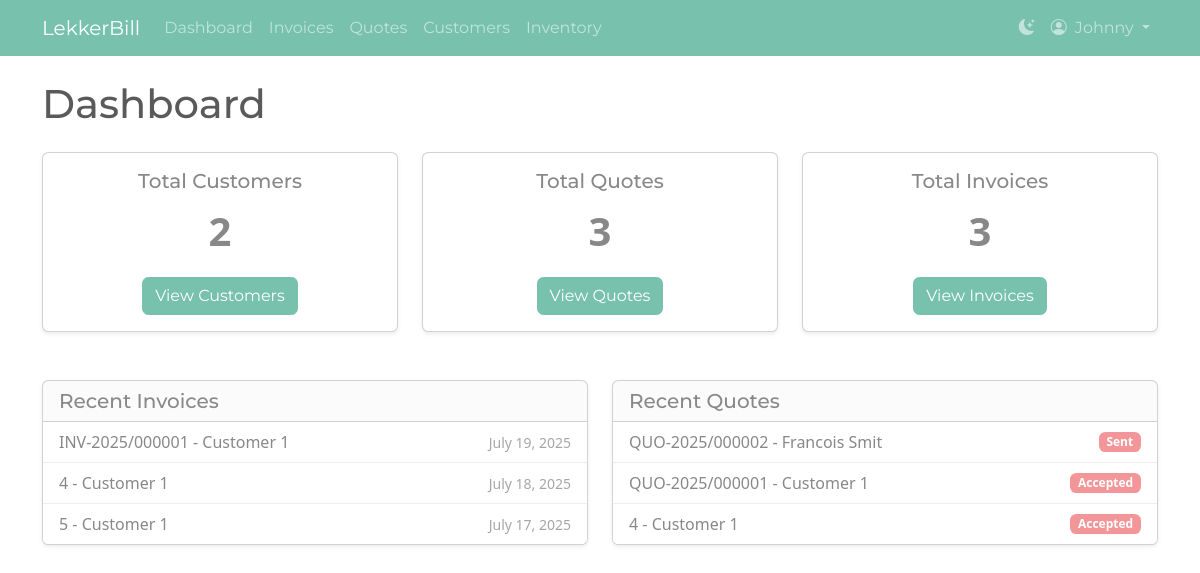
The page / (signed in) on the database its author committed.
### invoices/models.py (models this page shows, shortened)
class Invoice(models.Model):
    STATUS_CHOICES = [
        ('proforma', 'Proforma'),
        ('unpaid', 'Unpaid'),
        ('paid', 'Paid'),
    ]
    invoice_number = models.CharField(max_length=50, blank=True, null=True)
    status = models.CharField(max_length=20, choices=STATUS_CHOICES, default='unpaid')
    tax_rate = models.DecimalField(max_digits=5, decimal_places=2, default=Decimal('0.00'))
    user = models.ForeignKey(User, on_delete=models.CASCADE)
    customer = models.ForeignKey(Customer, on_delete=models.CASCADE)
    invoice_date = models.DateField()
    due_date = models.DateField()
    description = models.TextField(blank=True, null=True)
    created_at = models.DateTimeField(auto_now_add=True)
    updated_at = models.DateTimeField(auto_now=True)
    uuid = models.UUIDField(default=uuid.uuid4, editable=False, unique=True)
    def get_absolute_url(self):
        return reverse('invoice_detail', kwargs={'invoice_id': self.id})

class Customer(models.Model):
    user = models.ForeignKey(User, on_delete=models.CASCADE)
    name = models.CharField(max_length=100)
    email = models.EmailField()
    phone = models.CharField(max_length=20)
    created_at = models.DateTimeField(auto_now_add=True)
    updated_at = models.DateTimeField(auto_now=True)

class Quote(models.Model):
    quote_number = models.CharField(max_length=50, blank=True, null=True)
    user = models.ForeignKey(User, on_delete=models.CASCADE)
    customer = models.ForeignKey(Customer, on_delete=models.CASCADE)
    quote_date = models.DateField(default=timezone.now)
    valid_until = models.DateField(blank=True, null=True)
    description = models.TextField(blank=True, null=True)
    created_at = models.DateTimeField(auto_now_add=True)
    updated_at = models.DateTimeField(auto_now=True)
    tax_rate = models.DecimalField(max_digits=5, decimal_places=2, default=Decimal('0.00'))
    status = models.CharField(
        max_length=20,
        choices=[('draft', 'Draft'), ('sent', 'Sent'), ('accepted', 'Accepted'), ('rejected', 'Rejected')],
        default='draft'
    )
    invoice = models.OneToOneField(
        'Invoice', on_delete=models.SET_NULL, null=True, blank=True, related_name='converted_from_quote'
    )
    uuid = models.UUIDField(default=uuid.uuid4, editable=False, unique=True)
    def get_absolute_url(self):
        return reverse('quote_detail', kwargs={'quote_id': self.id})

### invoices/views.py (the view)
# urls.py: path('', views.dashboard, name='dashboard'),
@login_required
def dashboard(request):
    user = request.user
    counts = user.customer_set.aggregate(
        customer_count=Count('id', distinct=True),
        invoice_count=Count('invoice', distinct=True),
        quote_count=Count('quote', distinct=True)
    )
    recent_invoices = Invoice.objects.filter(user=user).select_related('customer').order_by('-invoice_date',
                                                                                            '-created_at')[:5]
    recent_quotes = Quote.objects.filter(user=user).select_related('customer').order_by('-quote_date', '-created_at')[
                    :5]
    context = {
        'invoice_count': counts.get('invoice_count', 0),
        'quote_count': counts.get('quote_count', 0),
        'customer_count': counts.get('customer_count', 0),
        'recent_invoices': recent_invoices,
        'recent_quotes': recent_quotes,
        'subscription': user.profile.subscription,
    }
    return render(request, 'invoices/dashboard.html', context)

### invoices/templates/invoices/dashboard.html (shortened to what this page needs)
{% extends "invoices/base.html" %}
{% block content %}
<h1 class="mb-4">Dashboard</h1>
<div class="row">
    <div class="col-md-4 mb-4">
        <div class="card shadow-sm">
            <div class="card-body text-center">
                <h5 class="card-title">Total Customers</h5>
                <p class="card-text fs-1 fw-bold">{{ customer_count }}</p>
                <a href="{% url 'customer_list' %}" class="btn btn-primary">View Customers</a>
            </div>
        </div>
    </div>
    <div class="col-md-4 mb-4">
        <div class="card shadow-sm">
            <div class="card-body text-center">
                <h5 class="card-title">Total Quotes</h5>
                <p class="card-text fs-1 fw-bold">{{ quote_count }}</p>
                <a href="{% url 'quote_list' %}" class="btn btn-primary">View Quotes</a>
            </div>
        </div>
    </div>
    <div class="col-md-4 mb-4">
        <div class="card shadow-sm">
            <div class="card-body text-center">
                <h5 class="card-title">Total Invoices</h5>
                <p class="card-text fs-1 fw-bold">{{ invoice_count }}</p>
                <a href="{% url 'invoice_list' %}" class="btn btn-primary">View Invoices</a>
            </div>
        </div>
    </div>
</div>
<div class="row mt-4">
    <div class="col-md-6">
        <div class="card shadow-sm">
            <div class="card-header">
                <h2 class="h5 mb-0">Recent Invoices</h2>
            </div>
            <div class="list-group list-group-flush">
                {% for invoice in recent_invoices %}
                    <a href="{{ invoice.get_absolute_url }}" class="list-group-item list-group-item-action d-flex justify-content-between align-items-center">
                        <span>{{ invoice.invoice_number|default:invoice.id }} - {{ invoice.customer.name }}</span>
                        <span class="text-muted small">{{ invoice.invoice_date|date:"F j, Y" }}</span>
                    </a>
                {% empty %}
                    <div class="list-group-item text-muted">No recent invoices.</div>
                {% endfor %}
            </div>
        </div>
    </div>
    <div class="col-md-6">
        <div class="card shadow-sm">
            <div class="card-header">
                <h2 class="h5 mb-0">Recent Quotes</h2>
            </div>
            <div class="list-group list-group-flush">
                {% for quote in recent_quotes %}
                    <a href="{{ quote.get_absolute_url }}" class="list-group-item list-group-item-action d-flex justify-content-between align-items-center">
                        <span>{{ quote.quote_number|default:quote.id }} - {{ quote.customer.name }}</span>
                        <span class="badge bg-secondary">{{ quote.get_status_display }}</span>
                    </a>
                {% empty %}
                    <div class="list-group-item text-muted">No recent quotes.</div>
                {% endfor %}
            </div>
        </div>
    </div>
</div>
{% endblock %}

### invoices/templates/invoices/base.html (shortened to what this page needs)
{% load static %}
<!DOCTYPE html>
<html lang="en">
<head>
    <link rel="stylesheet" href="https://cdn.jsdelivr.net/npm/bootstrap-icons@1.11.3/font/bootstrap-icons.min.css">
    <link id="theme-light" rel="stylesheet" href="https://bootswatch.com/5/minty/bootstrap.min.css">
    <link id="theme-dark" rel="stylesheet" href="https://bootswatch.com/5/superhero/bootstrap.min.css" disabled>
    <link href="https://cdn.jsdelivr.net/npm/tom-select@2.3.1/dist/css/tom-select.bootstrap5.css" rel="stylesheet">
</head>
<body>
    <nav class="navbar navbar-expand-lg" id="main-navbar">
        <div class="container">
            <a class="navbar-brand" href="{% url 'dashboard' %}">LekkerBill</a>
            <div class="collapse navbar-collapse" id="navbarNav">
                {% if user.is_authenticated %}
                <ul class="navbar-nav me-auto mb-2 mb-lg-0">
                    <li class="nav-item">
                        <a class="nav-link" href="{% url 'dashboard' %}">Dashboard</a>
                    </li>
                    <li class="nav-item">
                        <a class="nav-link" href="{% url 'invoice_list' %}">Invoices</a>
                    </li>
                    <li class="nav-item">
                        <a class="nav-link" href="{% url 'quote_list' %}">Quotes</a>
                    </li>
                    <li class="nav-item">
                        <a class="nav-link" href="{% url 'customer_list' %}">Customers</a>
                    </li>
                    <li class="nav-item">
                        <a class="nav-link" href="{% url 'inventory_list' %}">Inventory</a>
                    </li>
                </ul>
                <ul class="navbar-nav">
                    <li class="nav-item">
                        <a href="#" class="nav-link" id="theme-toggler" title="Toggle theme">
                            <i class="bi" id="theme-icon"></i>
                        </a>
                    </li>
                    <li class="nav-item dropdown">
                        <a class="nav-link dropdown-toggle" href="#" role="button" data-bs-toggle="dropdown" aria-expanded="false">
                            <i class="bi-person-circle me-1"></i> {{ user.username }}
                        </a>
                    </li>
                </ul>
                {% endif %}
            </div>
        </div>
    </nav>
    <main class="container mt-4">
        {% block content %}{% endblock %}
    </main>
</body>
</html>

### rows shown on the page
Invoice: invoice_number "INV-2025/000001", customer.name "Customer 1", invoice_date "July 19, 2025"
Invoice: invoice_number "4", customer.name "Customer 1", invoice_date "July 18, 2025"
Invoice: invoice_number "5", customer.name "Customer 1", invoice_date "July 17, 2025"
Quote: quote_number "QUO-2025/000002", customer.name "Francois Smit", status "Sent"
Quote: quote_number "QUO-2025/000001", customer.name "Customer 1", status "Accepted"
Quote: quote_number "4", customer.name "Customer 1", status "Accepted"

### other values the page prints
{{ user.username }} "Johnny"
{{ customer_count }} "2"
{{ quote_count }} "3"
{{ invoice_count }} "3"
